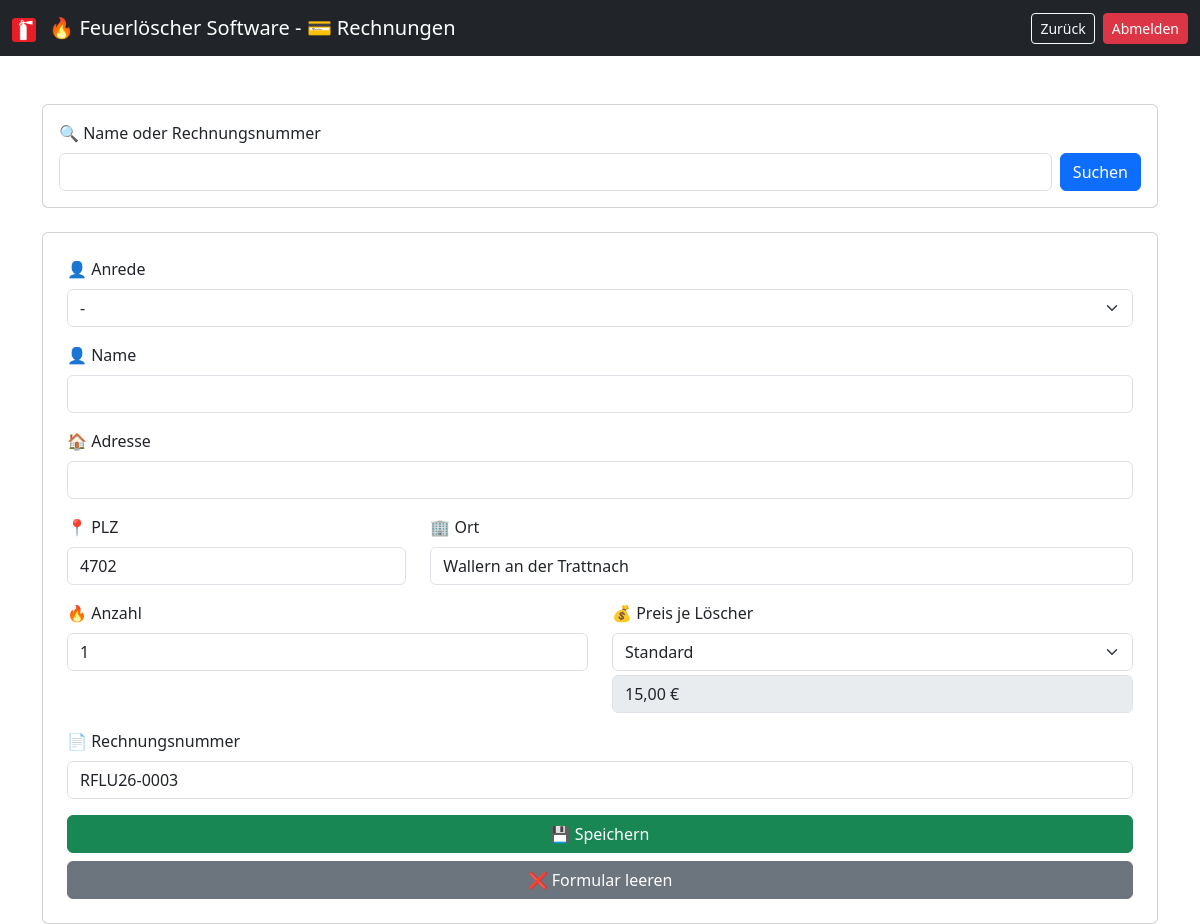
/rechnung.php (signed in), run on an earlier commit of the app's database.
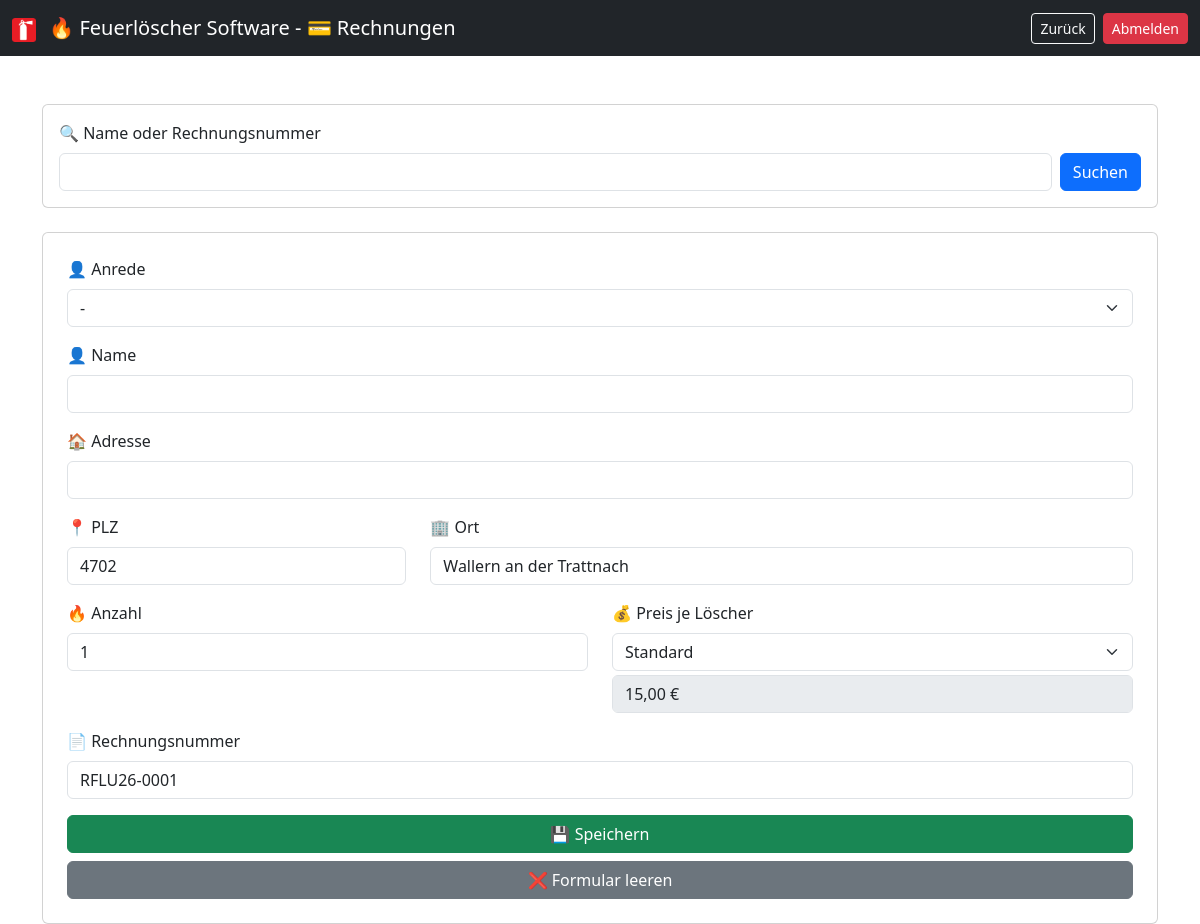
And on a later commit of the database.
### tables this page shows
CREATE TABLE rechnungen (
    id INTEGER PRIMARY KEY AUTOINCREMENT,
    anrede TEXT,                         -- Herr, Frau, Firma, etc.
    name TEXT,
    adresse TEXT,
    plz TEXT,
    ort TEXT,
    anzahl_loescher INTEGER,
    preis_pro_loescher REAL,
    zeitstempel_erstellung TEXT,
    rechnung_gedruckt INTEGER DEFAULT 0,
    zeitstempel_gedruckt TEXT,
    rechnungsnummer TEXT
);

### rechnung.php (the view, shortened to what this page needs)
<?php
$db = getDB();
$editEntry = null;
$preise = [
    'Standard' => PREIS_STANDARD,
    'Rabatt' => PREIS_RABATT,
    'Gratis' => PREIS_GRATIS
];
$lastNr = $db->querySingle("
    SELECT rechnungsnummer FROM rechnungen
    WHERE rechnungsnummer LIKE '".RECHNUNGS_PREFIX."%'
    ORDER BY id DESC LIMIT 1
");
if ($lastNr) {
    $number = intval(str_replace(RECHNUNGS_PREFIX, '', $lastNr)) + 1;
} else {
    $number = 1;
}
$nextRechnungsnummer = RECHNUNGS_PREFIX . str_pad($number, 4, '0', STR_PAD_LEFT);
$currentTyp = '';
?>
<!DOCTYPE html>
<html>
<head>
<link href="https://cdn.jsdelivr.net/npm/bootstrap@5.3.0/dist/css/bootstrap.min.css" rel="stylesheet">
</head>
<body>
<nav class="navbar navbar-expand-lg navbar-dark bg-dark">
    <div class="container-fluid">
        <span class="navbar-brand">
            <img src="./images/Feuerlöscher.ico" alt="Feuerlöscher" width="24" height="24" class="me-2">
            &#128293; Feuerlöscher Software - &#128179; Rechnungen
        </span>
        <div class="d-flex gap-2">
            <a href="index.php" class="btn btn-outline-light btn-sm">
                Zurück
            </a>
            <a href="?logout=1" class="btn btn-danger btn-sm">
                Abmelden
            </a>
        </div>
    </div>
</nav>
<div class="container mt-5">
<form method="post" class="card p-3 mb-4">
    <label class="form-label">&#128269; Name oder Rechnungsnummer</label>
    <div class="d-flex gap-2">
        <input type="text" name="suchfeld" class="form-control" autocomplete="off">
        <button name="suche" class="btn btn-primary">Suchen</button>
    </div>
</form>
<form method="post" class="card p-4">
<div class="mb-3">
    <label class="form-label">&#128100; Anrede</label>
    <select name="anrede" class="form-select">
        <option <?= ($editEntry['anrede'] ?? '')==''?'selected':'' ?>>-</option>
    </select>
</div>
<div class="mb-3">
    <label class="form-label">&#128100; Name</label>
    <input list="namenListe" name="name" class="form-control" autocomplete="off"
        value="<?= htmlspecialchars($editEntry['name'] ?? '') ?>" required>
</div>
<div class="mb-3">
    <label class="form-label">&#127968; Adresse</label>
    <input type="text" name="adresse" class="form-control"
        value="<?= htmlspecialchars($editEntry['adresse'] ?? '') ?>">
</div>
<div class="row">
    <div class="col-md-4 mb-3">
        <label class="form-label">&#128205; PLZ</label>
        <input type="text" name="plz" class="form-control"
            value="<?= htmlspecialchars($editEntry['plz'] ?? '4702') ?>">
    </div>
    <div class="col-md-8 mb-3">
        <label class="form-label">&#127970; Ort</label>
        <input type="text" name="ort" class="form-control"
            value="<?= htmlspecialchars($editEntry['ort'] ?? 'Wallern an der Trattnach') ?>">
    </div>
</div>
<div class="row">
    <div class="col-md-6 mb-3">
        <label class="form-label">&#128293; Anzahl</label>
        <input type="number" name="anzahl" class="form-control"
            value="<?= $editEntry['anzahl_loescher'] ?? 1 ?>">
    </div>
    <div class="col-md-6 mb-3">
        <label class="form-label">&#128176; Preis je Löscher</label>
        <select name="typ" id="typSelect" class="form-select">
            <?php foreach ($preise as $k => $v): ?>
            <option value="<?= $k ?>" <?= ($currentTyp==$k)?'selected':'' ?>><?= $k ?></option>
            <?php endforeach; ?>
        </select>
        <input type="text" id="preisField" class="form-control mt-1" disabled>
    </div>
</div>
<div class="mb-3">
    <label class="form-label">&#128196; Rechnungsnummer</label>
    <input type="text" name="rechnungsnummer" class="form-control"
       value="<?= htmlspecialchars($editEntry['rechnungsnummer'] ?? $nextRechnungsnummer) ?>"
       readonly>
</div>
<button class="btn btn-success w-100" name="save_rechnung">&#128190; Speichern</button>
<button type="button" class="btn btn-secondary w-100 mt-2" id="clearForm">&#10060; Formular leeren</button>
</form>
</div>
</body>
</html>

What changed in the data, as far as the page shows it:
removed rechnungen: rechnungsnummer "RFLU26-0003"
Also different on the page:
form field rechnungsnummer: (not shown) → "RFLU26-0001"
